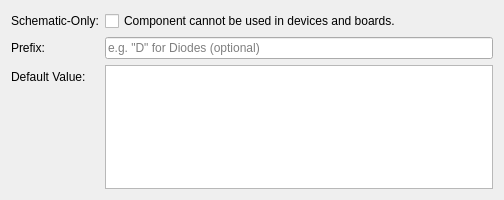
<?xml version="1.0" encoding="UTF-8"?>
<ui version="4.0">
 <class>librepcb::editor::NewElementWizardPage_ComponentProperties</class>
 <widget class="QWizardPage" name="librepcb::editor::NewElementWizardPage_ComponentProperties">
  <property name="geometry">
   <rect>
    <x>0</x>
    <y>0</y>
    <width>504</width>
    <height>200</height>
   </rect>
  </property>
  <property name="windowTitle">
   <string>Component Properties</string>
  </property>
  <property name="title">
   <string>Component Properties</string>
  </property>
  <property name="subTitle">
   <string>Set the component and the package of the new component.</string>
  </property>
  <layout class="QFormLayout" name="formLayout">
   <item row="0" column="0">
    <widget class="QLabel" name="label">
     <property name="text">
      <string>Schematic-Only:</string>
     </property>
    </widget>
   </item>
   <item row="0" column="1">
    <widget class="QCheckBox" name="cbxSchematicOnly">
     <property name="text">
      <string>Component cannot be used in devices and boards.</string>
     </property>
    </widget>
   </item>
   <item row="2" column="0">
    <widget class="QLabel" name="label_2">
     <property name="text">
      <string>Default Value:</string>
     </property>
    </widget>
   </item>
   <item row="2" column="1">
    <widget class="QPlainTextEdit" name="edtDefaultValue">
     <property name="placeholderText" stdset="0">
      <string/>
     </property>
    </widget>
   </item>
   <item row="1" column="0">
    <widget class="QLabel" name="label_3">
     <property name="text">
      <string>Prefix:</string>
     </property>
    </widget>
   </item>
   <item row="1" column="1">
    <widget class="QLineEdit" name="edtPrefix">
     <property name="maxLength">
      <number>50</number>
     </property>
     <property name="placeholderText">
      <string>e.g. &quot;D&quot; for Diodes (optional)</string>
     </property>
    </widget>
   </item>
  </layout>
 </widget>
 <resources/>
 <connections/>
</ui>
